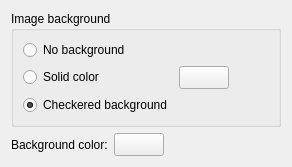
<?xml version="1.0" encoding="UTF-8"?>
<ui version="4.0">
 <class>PreferencesWidget</class>
 <widget class="QWidget" name="PreferencesWidget">
  <property name="geometry">
   <rect>
    <x>0</x>
    <y>0</y>
    <width>300</width>
    <height>200</height>
   </rect>
  </property>
  <property name="windowTitle">
   <string>Preferences</string>
  </property>
  <layout class="QGridLayout" name="gridLayout">
   <property name="sizeConstraint">
    <enum>QLayout::SetFixedSize</enum>
   </property>
   <item row="0" column="0" colspan="3">
    <widget class="QGroupBox" name="groupBox">
     <property name="title">
      <string>Image background</string>
     </property>
     <layout class="QGridLayout" name="gridLayout_2">
      <item row="1" column="1">
       <widget class="QColorButton" name="solidColorButton">
        <property name="sizePolicy">
         <sizepolicy hsizetype="Minimum" vsizetype="Fixed">
          <horstretch>0</horstretch>
          <verstretch>0</verstretch>
         </sizepolicy>
        </property>
        <property name="minimumSize">
         <size>
          <width>50</width>
          <height>0</height>
         </size>
        </property>
        <property name="text">
         <string/>
        </property>
       </widget>
      </item>
      <item row="0" column="0" colspan="2">
       <widget class="QRadioButton" name="noBackgroundButton">
        <property name="text">
         <string>No background</string>
        </property>
       </widget>
      </item>
      <item row="1" column="0">
       <widget class="QRadioButton" name="solidColorRadioButton">
        <property name="text">
         <string>Solid color</string>
        </property>
       </widget>
      </item>
      <item row="2" column="0">
       <widget class="QRadioButton" name="checkedredBackgroundButton">
        <property name="text">
         <string>Checkered background</string>
        </property>
        <property name="checked">
         <bool>true</bool>
        </property>
       </widget>
      </item>
      <item row="1" column="2">
       <spacer name="horizontalSpacer">
        <property name="orientation">
         <enum>Qt::Horizontal</enum>
        </property>
        <property name="sizeHint" stdset="0">
         <size>
          <width>40</width>
          <height>20</height>
         </size>
        </property>
       </spacer>
      </item>
     </layout>
    </widget>
   </item>
   <item row="1" column="1">
    <widget class="QColorButton" name="backgroundButton">
     <property name="minimumSize">
      <size>
       <width>50</width>
       <height>0</height>
      </size>
     </property>
     <property name="text">
      <string/>
     </property>
    </widget>
   </item>
   <item row="1" column="0">
    <widget class="QLabel" name="label">
     <property name="text">
      <string>Background color:</string>
     </property>
    </widget>
   </item>
   <item row="1" column="2">
    <spacer name="horizontalSpacer_2">
     <property name="orientation">
      <enum>Qt::Horizontal</enum>
     </property>
     <property name="sizeHint" stdset="0">
      <size>
       <width>40</width>
       <height>20</height>
      </size>
     </property>
    </spacer>
   </item>
  </layout>
 </widget>
 <customwidgets>
  <customwidget>
   <class>QColorButton</class>
   <extends>QToolButton</extends>
   <header>qcolorbutton.h</header>
  </customwidget>
 </customwidgets>
 <resources/>
 <connections/>
</ui>
